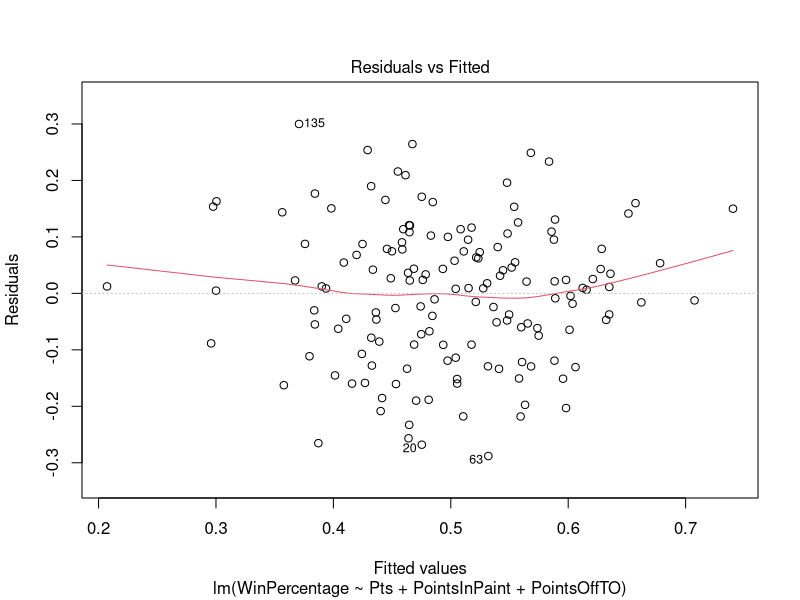
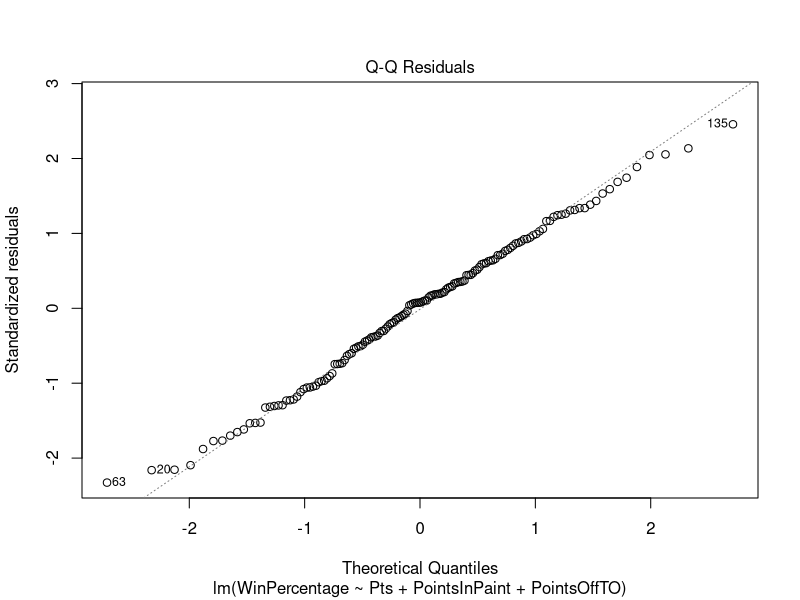
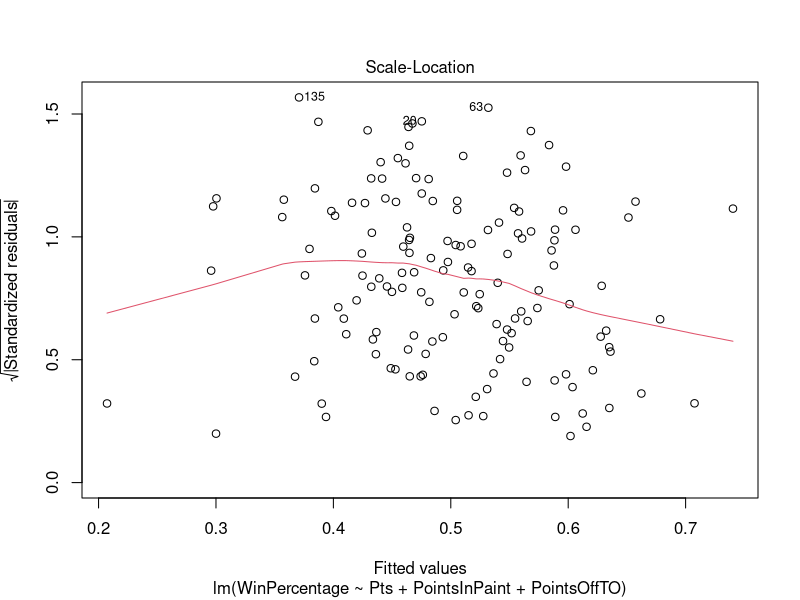
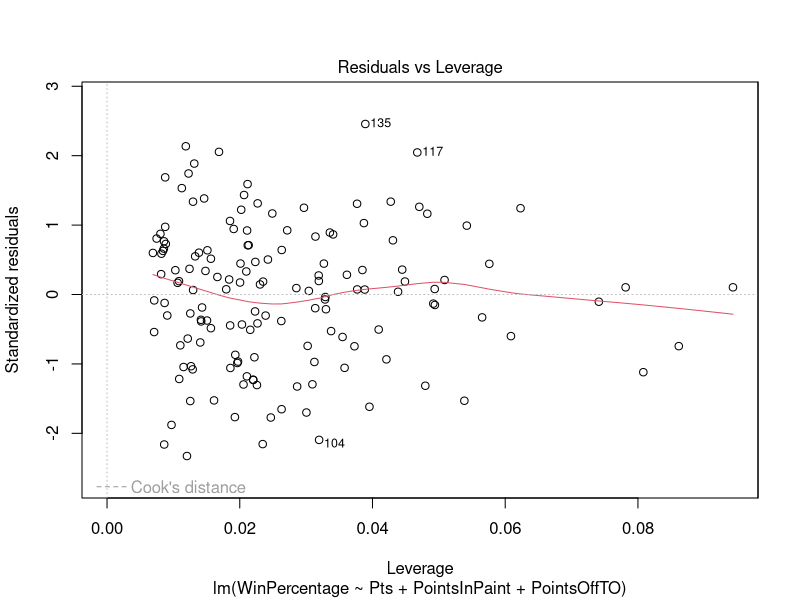

Write the R code that produced these figures, in order.
## ---- chunk 1
help(lm)
## ---- chunk 2
nbaData <- read.csv("data/nba_data.csv")
colnames(nbaData)[1] <- "Team"

head(nbaData, 3)
## ---- chunk 3
model1 <- lm(WinPercentage ~ Pts + FastBreakPts + PointsInPaint +
              PointsOffTO + SecondChancePTS + ShootingFoulsDrawnPG, nbaData)
model1
## ---- chunk 4
summary(model1)
## ---- chunk 5
step(model1, test = "F")
## ---- chunk 6
model2 <- lm( WinPercentage ~ Pts + PointsInPaint + PointsOffTO, 
    data = nbaData)

summary(model2)
## ---- chunk 7
plot(model2)
